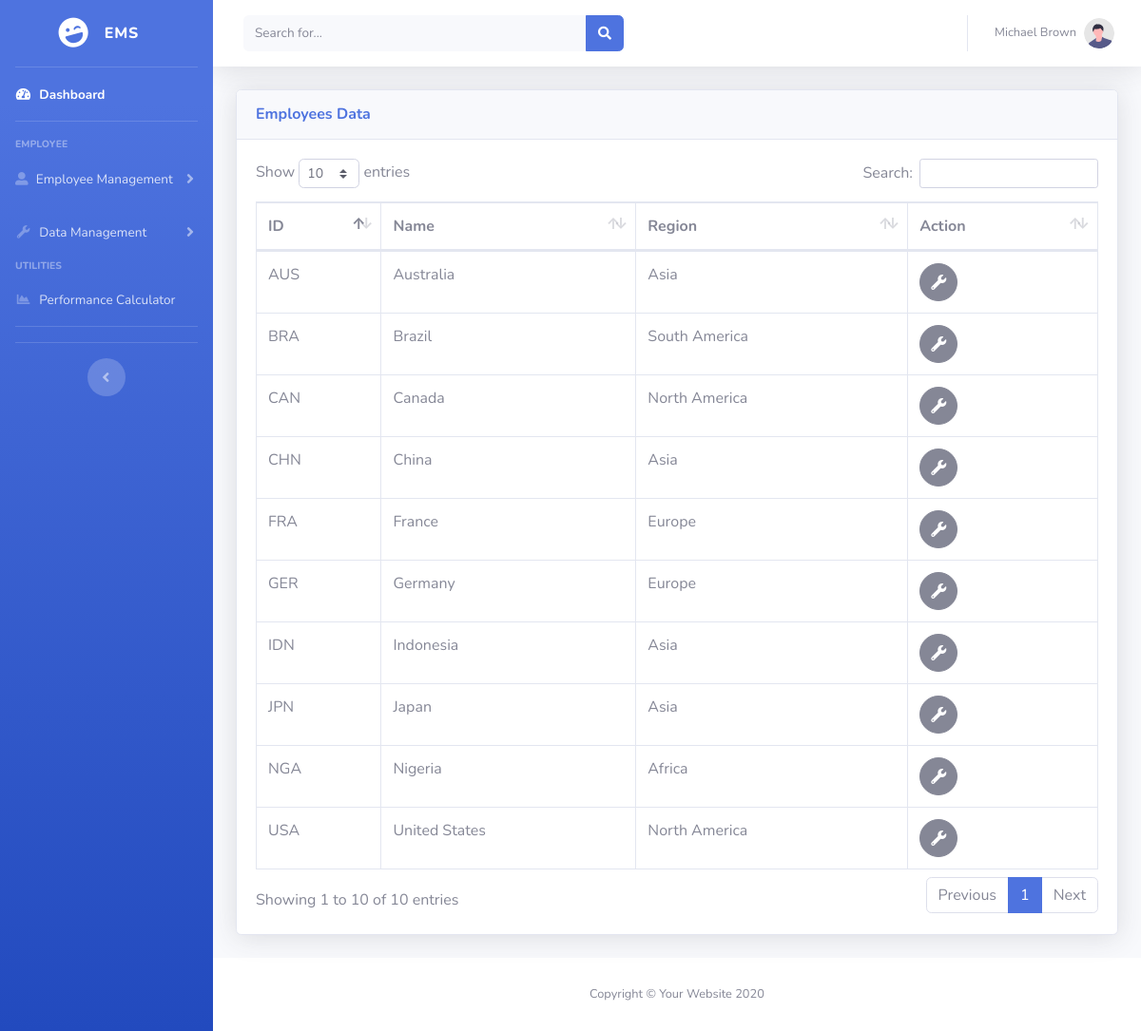
Screenshot of /tableCountries.php (signed in) with the database file from the repository.
### tables this page shows
CREATE TABLE tbl_employees (
    id INT AUTO_INCREMENT PRIMARY KEY,
    first_name VARCHAR(25) NOT NULL,
    last_name VARCHAR(25) NOT NULL,
    gender VARCHAR(10),
    email VARCHAR(50),
    phone VARCHAR(20),
    hire_date DATE,
    salary INT,
    manager INT,
    job VARCHAR(10),
    department INT,
    FOREIGN KEY (manager) REFERENCES tbl_employees(id),
    FOREIGN KEY (job) REFERENCES tbl_jobs(id) ON DELETE SET NULL,
    FOREIGN KEY (department) REFERENCES tbl_departments(id) ON DELETE SET NULL
);

CREATE TABLE tbl_countries (
    id CHAR(3) PRIMARY KEY,
    name VARCHAR(40) NOT NULL,
    region INT,
    FOREIGN KEY (region) REFERENCES tbl_regions(id) ON DELETE SET NULL
);

CREATE TABLE tbl_regions (
    id INT AUTO_INCREMENT PRIMARY KEY,
    name VARCHAR(25) NOT NULL
);

### conn.php (called while the page is built, shortened)
<?php
function connection()
{
    $dbServer = 'localhost';
    $dbUser = 'root';
    $dbPass = '';
    $dbName = "company_db";
    $conn = mysqli_connect($dbServer, $dbUser, $dbPass);
    mysqli_select_db($conn, $dbName);
    return $conn;
}

### tableCountries.php (the view, shortened to what this page needs)
<?php
include ('conn.php');
$idPengguna = $_SESSION['ID'];
$query = "SELECT * FROM tbl_employees WHERE id = '$idPengguna'";
$result = mysqli_query(connection(), $query);
$row = mysqli_fetch_assoc($result);
?>
<!DOCTYPE html>
<html lang="en">
<head>
    <link href="vendor/fontawesome-free/css/all.min.css" rel="stylesheet" type="text/css">
    <link href="css/sb-admin-2.min.css" rel="stylesheet">
    <link href="vendor/datatables/dataTables.bootstrap4.min.css" rel="stylesheet">
</head>
<body id="page-top">
    <div id="wrapper">
        <ul class="navbar-nav bg-gradient-primary sidebar sidebar-dark accordion" id="accordionSidebar">
            <a class="sidebar-brand d-flex align-items-center justify-content-center" href="index.php">
                <div class="sidebar-brand-icon rotate-n-15">
                    <i class="fas fa-laugh-wink"></i>
                </div>
                <div class="sidebar-brand-text mx-3">EMS</div>
            </a>
            <hr class="sidebar-divider my-0">
            <li class="nav-item active">
                <a class="nav-link" href="index.php">
                    <i class="fas fa-fw fa-tachometer-alt"></i>
                    <span>Dashboard</span></a>
            </li>
            <hr class="sidebar-divider">
            <div class="sidebar-heading">
                Employee
            </div>
            <li class="nav-item">
                <a class="nav-link collapsed" href="#" data-toggle="collapse" data-target="#collapseTwo"
                    aria-expanded="true" aria-controls="collapseTwo">
                    <i class="fas fa-user-alt"></i>
                    <span>Employee Management</span>
                </a>
            </li>
            <li class="nav-item">
                <a class="nav-link collapsed" href="#" data-toggle="collapse" data-target="#collapseUtilities"
                    aria-expanded="true" aria-controls="collapseUtilities">
                    <i class="fas fa-fw fa-wrench"></i>
                    <span>Data Management</span>
                </a>
            </li>
            <div class="sidebar-heading">
                Utilities
            </div>
            <li class="nav-item">
                <a class="nav-link" href="performance.php">
                    <i class="fas fa-fw fa-chart-area"></i>
                    <span>Performance Calculator</span></a>
            </li>
            <hr class="sidebar-divider">
            <hr class="sidebar-divider d-none d-md-block">
            <div class="text-center d-none d-md-inline">
                <button class="rounded-circle border-0" id="sidebarToggle"></button>
            </div>
        </ul>
        <div id="content-wrapper" class="d-flex flex-column">
            <div id="content">
                <nav class="navbar navbar-expand navbar-light bg-white topbar mb-4 static-top shadow">
                    <form
                        class="d-none d-sm-inline-block form-inline mr-auto ml-md-3 my-2 my-md-0 mw-100 navbar-search">
                        <div class="input-group">
                            <input type="text" class="form-control bg-light border-0 small" placeholder="Search for..."
                                aria-label="Search" aria-describedby="basic-addon2">
                            <div class="input-group-append">
                                <button class="btn btn-primary" type="button">
                                    <i class="fas fa-search fa-sm"></i>
                                </button>
                            </div>
                        </div>
                    </form>
                    <ul class="navbar-nav ml-auto">
                        <li class="nav-item dropdown no-arrow">
                            <a class="nav-link dropdown-toggle" href="#" id="userDropdown" role="button"
                                data-toggle="dropdown" aria-haspopup="true" aria-expanded="false">
                                <span
                                    class="mr-2 d-none d-lg-inline text-gray-600 small"><?php echo $row['first_name'] . " " . $row['last_name'] ?></span>
                                <img class="img-profile rounded-circle" src="img/undraw_profile.svg">
                            </a>
                        </li>
                    </ul>
                </nav>
                <div class="container-fluid">
                    <div class="card shadow mb-4">
                        <div class="card-header py-3">
                            <h6 class="m-0 font-weight-bold text-primary">Employees Data</h6>
                        </div>
                        <div class="card-body">
                            <div class="table-responsive">
                                <table class="table table-bordered" id="dataTable" width="100%" cellspacing="0">
                                    <thead>
                                        <tr>
                                            <th>ID</th>
                                            <th>Name</th>
                                            <th>Region</th>
                                            <th>Action</th>
                                        </tr>
                                    </thead>
                                    <?php
                                    $query = "SELECT c.id,c.name,r.name as region from tbl_countries c join tbl_regions r on c.region = r.id";
                                    $result = mysqli_query(connection(), $query);
                                    if ($result) {
                                        while ($row = mysqli_fetch_assoc($result)) {
                                            echo "<tr>";
                                            echo "<td>" . $row['id'] . "</td>";
                                            echo "<td>" . $row['name'] . "</td>";
                                            echo "<td>" . $row['region'] . "</td>";
                                            echo '<td><a href="handlerCountries.php?id=' . $row['id'] . '" class="btn btn-secondary btn-circle"><i class="fas fa-fw fa-wrench"></i></a></td>';
                                            echo "</tr>";
                                        }
                                    } else {
                                        echo "<tr><td colspan='8'>No data found</td></tr>";
                                    }
                                    ?>
                                </table>
                            </div>
                        </div>
                    </div>
                </div>
            </div>
            <footer class="sticky-footer bg-white">
                <div class="container my-auto">
                    <div class="copyright text-center my-auto">
                        <span>Copyright &copy; Your Website 2020</span>
                    </div>
                </div>
            </footer>
        </div>
    </div>
</body>
</html>

### rows the page displays
tbl_employees: first_name "Michael", last_name "Brown"
tbl_countries: id "AUS", name "Australia", region.name "Asia"
tbl_countries: id "BRA", name "Brazil", region.name "South America"
tbl_countries: id "CAN", name "Canada", region.name "North America"
tbl_countries: id "CHN", name "China", region.name "Asia"
tbl_countries: id "FRA", name "France", region.name "Europe"
tbl_countries: id "GER", name "Germany", region.name "Europe"
tbl_countries: id "IDN", name "Indonesia", region.name "Asia"
tbl_countries: id "JPN", name "Japan", region.name "Asia"
tbl_countries: id "NGA", name "Nigeria", region.name "Africa"
tbl_countries: id "USA", name "United States", region.name "North America"
